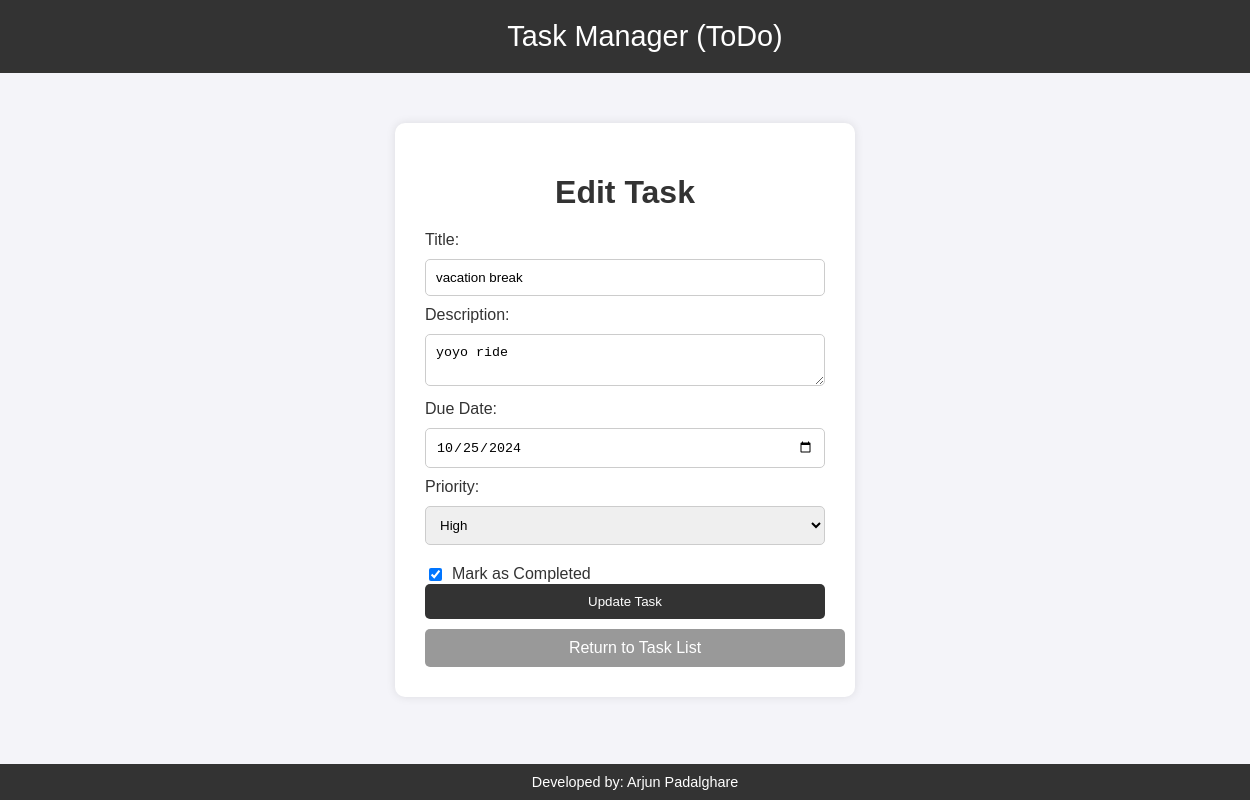
Screenshot of /edit_task/4 (signed in) with the database file from the repository.
### app/models.py (models this page shows)
class Task(db.Model):
    id = db.Column(db.Integer, primary_key=True)
    title = db.Column(db.String(100), nullable=False)
    description = db.Column(db.Text, nullable=True)
    due_date = db.Column(db.DateTime, nullable=True)
    priority = db.Column(db.String(50), nullable=False, default='Low')
    completed = db.Column(db.Boolean, default=False)
    user_id = db.Column(db.Integer, db.ForeignKey('user.id'), nullable=False)

### app/routes.py (the view, shortened to what this page needs)
@app.route('/edit_task/<int:task_id>', methods=['GET', 'POST'])
@login_required
@nocache
def edit_task(task_id):
    task = Task.query.get_or_404(task_id)
    return render_template('edit_task.html', task=task)

### app/routes.py (called while the page is built)
def nocache(view):
    @wraps(view)
    def no_cache(*args, **kwargs):
        response = make_response(view(*args, **kwargs))
        response.headers["Cache-Control"] = "no-store, no-cache, must-revalidate, post-check=0, pre-check=0, max-age=0"
        response.headers["Pragma"] = "no-cache"
        response.headers["Expires"] = "-1"
        return response
    return no_cache

def login_required(f):
    @wraps(f)
    def decorated_function(*args, **kwargs):
        if 'username' not in session:
            flash('Please log in to access this page.')
            return redirect(url_for('login'))
        return f(*args, **kwargs)
    return decorated_function

### templates/edit_task.html (shortened to what this page needs)
<!DOCTYPE html>
<html>
<head>
</head>
<body>
    <div class="header">
        Task Manager (ToDo)
    </div>
    <div class="content">
        <div class="form-container">
            <h1>Edit Task</h1>
            <form method="POST" action="{{ url_for('edit_task', task_id=task.id) }}">
                <label for="title">Title:</label>
                <input type="text" name="title" value="{{ task.title }}" required>
                <label for="description">Description:</label>
                <textarea name="description" placeholder="Task Description">{{ task.description }}</textarea>
                <label for="due_date">Due Date:</label>
                <input type="date" name="due_date" value="{{ task.due_date.strftime('%Y-%m-%d') if task.due_date else '' }}">
                <label for="priority">Priority:</label>
                <select name="priority">
                    <option value="High" {% if task.priority == 'High' %}selected{% endif %}>High</option>
                </select>
                <label class="checkbox-label">
                    <input type="checkbox" name="completed" {% if task.completed %}checked{% endif %}>
                    Mark as Completed
                </label>
                <input type="submit" value="Update Task">
            </form>
            <a href="{{ url_for('view_tasks') }}" class="return-button">Return to Task List</a>
        </div>
    </div>
    <div class="footer">
        Developed by: Arjun Padalghare
    </div>
</body>
</html>

### templates/edit_task.html (style rules this page uses)
.header { text-align: center; padding: 20px; background-color: #333; color: white; font-size: 1.8em; position: relative; top: 0; width: 100%; }
.footer { text-align: center; padding: 10px; position: fixed; bottom: 0; width: 100%; background-color: #333; color: white; font-size: 0.9em; }
body { font-family: Arial, sans-serif; background-color: #f4f4f9; color: #333; margin: 0; padding: 0; }
.content { display: flex; flex-direction: column; align-items: center; padding: 20px; }
.form-container { background-color: white; padding: 30px; border-radius: 10px; box-shadow: 0 0 10px rgba(0, 0, 0, 0.1); width: 400px; margin-top: 30px; }
.form-container h1 { text-align: center; margin-bottom: 20px; }
.form-container input[type="text"], .form-container textarea, .form-container input[type="date"], .form-container select { width: 100%; padding: 10px; margin: 10px 0; border-radius: 5px; border: 1px solid #ccc; box-sizing: border-box; }
.form-container input[type="submit"] { width: 100%; padding: 10px; background-color: #333; color: white; border: none; border-radius: 5px; cursor: pointer; }
.return-button { width: 100%; padding: 10px; background-color: #999; color: white; border: none; border-radius: 5px; cursor: pointer; text-align: center; text-decoration: none; display: inline-block; margin-top: 10px; }
.form-container label.checkbox-label { display: flex; align-items: center; margin-top: 10px; }
.form-container label.checkbox-label input[type="checkbox"] { margin-right: 10px; }

### rows the page displays
Task: title "vacation break", description "yoyo ride", due_date "10/25/2024", priority "High", completed "☑"
